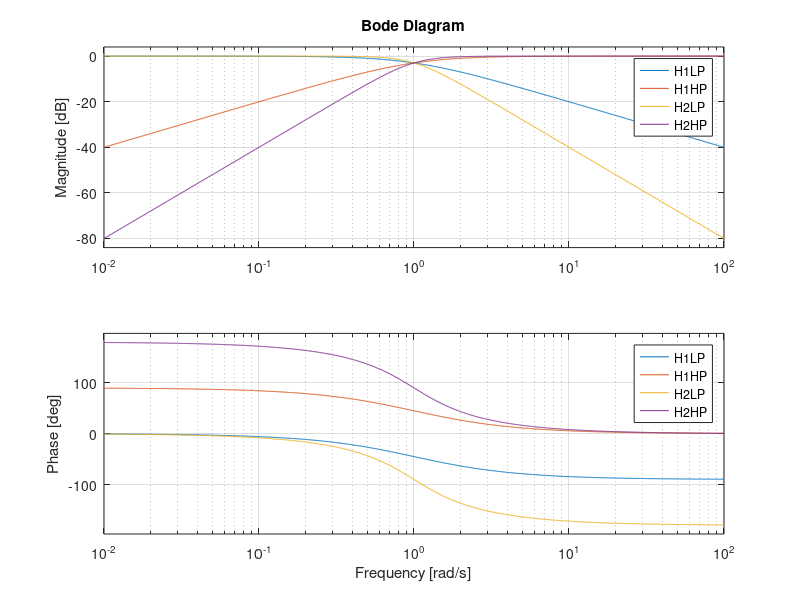

MATLAB code to generate this figure:
% orden 1
num = [ 1];
den = [ 1 1];
H1LP = tf(num,den);

num = [1 0 ];
den = [1 1];
H1HP = tf(num,den);


% orden 2 
num = [ 1];
den = [ 1 2^0.5 1];
H2LP = tf(num,den);

num = [1 0 0];
den = [1 2^0.5 1];
H2HP = tf(num,den);


bode(H1LP,H1HP,H2LP,H2HP);